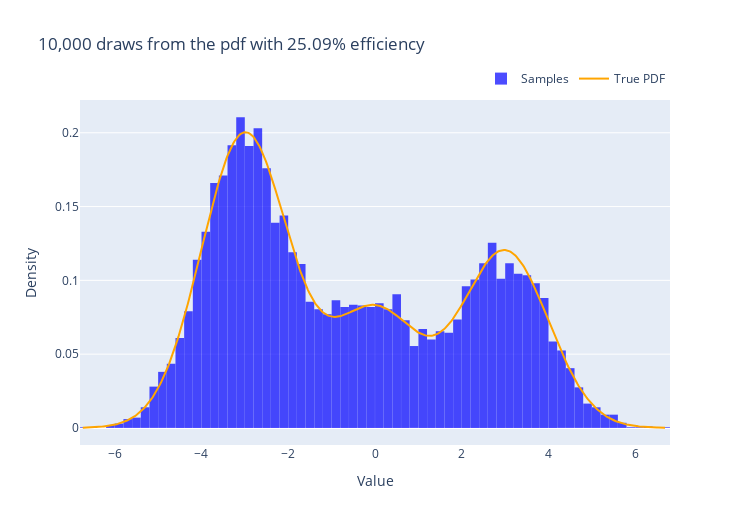

Write notebook code for a chart like this one.
### Markdown cell above
Let's check our implementation.

### Code cell
import plotly.graph_objects as go
import numpy as np

t = np.linspace(samples.min(), samples.max(), 500)
pdf_values = [pdf(x) for x in t]

hist = go.Histogram(
    x=samples,
    histnorm='probability density',
    name='Samples',
    marker=dict(color='rgba(0, 0, 255, 0.7)'),
    autobinx=True
)

pdf_curve = go.Scatter(
    x=t,
    y=pdf_values,
    mode='lines',
    name='True PDF',
    line=dict(color='orange', width=2)
)

go.Figure(
    data=[hist, pdf_curve]
).update_layout(
    title=f'{samples.size:,d} draws from the pdf with {100 * samples.size / draws:.2f}% efficiency',
    xaxis_title='Value',
    yaxis_title='Density',
    width=750,
    height=525,
    bargap=0.01,
    legend=dict(
        orientation="h",
        yanchor="bottom",
        y=1.02,
        xanchor="right",
        x=1
    )
)

### Figure 1 — Plotly figure (JSON) as saved in the notebook; plotly's stock layout.template omitted (floating-point values rounded to 4 significant figures; data arrays with more than 128 entries replaced by an {"elided": "..."} marker saying what was removed)
{"data": [{"autobinx": true, "histnorm": "probability density", "marker": {"color": "rgba(0, 0, 255, 0.7)"}, "name": "Samples", "type": "histogram", "x": {"elided": "10000 float values"}}, {"line": {"color": "orange", "width": 2}, "mode": "lines", "name": "True PDF", "type": "scatter", "x": {"elided": "500 float values"}, "y": {"elided": "500 float values"}}], "layout": {"bargap": 0.01, "height": 525, "legend": {"orientation": "h", "x": 1, "xanchor": "right", "y": 1.02, "yanchor": "bottom"}, "title": {"text": "10,000 draws from the pdf with 25.09% efficiency"}, "width": 750, "xaxis": {"title": {"text": "Value"}}, "yaxis": {"title": {"text": "Density"}}}}
